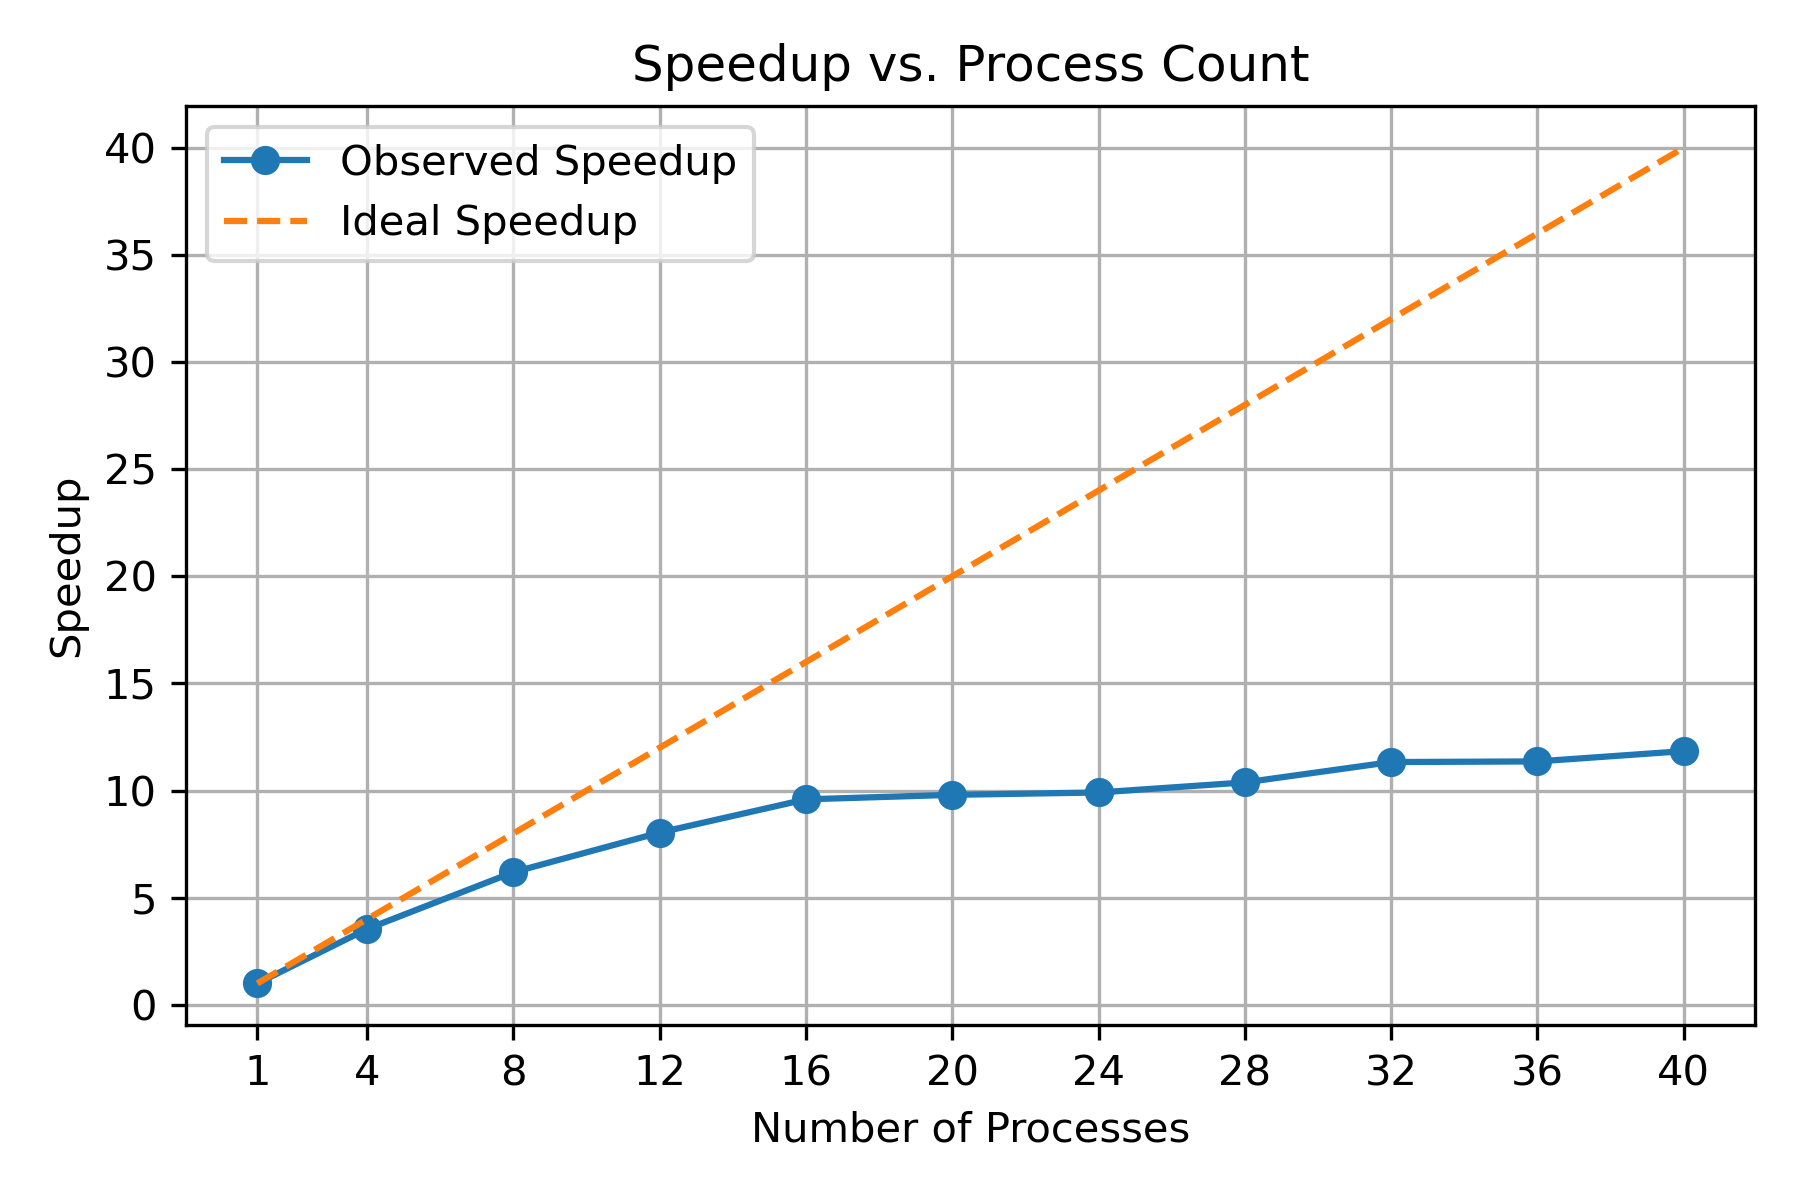

Here is the Python script that generated this plot:
import matplotlib.pyplot as plt

# Process counts and measured speedups
processes = [1, 4, 8, 12, 16, 20, 24, 28, 32, 36, 40]
speedup =   [1.00, 3.54, 6.19, 8.04, 9.59, 9.80, 9.91, 10.38, 11.33, 11.36, 11.84]
ideal =     processes  # Ideal linear speedup

plt.figure(figsize=(6, 4))
plt.plot(processes, speedup, marker='o', label='Observed Speedup')
plt.plot(processes, ideal, linestyle='--', label='Ideal Speedup')

plt.title('Speedup vs. Process Count')
plt.xlabel('Number of Processes')
plt.ylabel('Speedup')
plt.xticks(processes)
plt.grid(True)
plt.legend()
plt.tight_layout()
plt.savefig("speedup_plot.png", dpi=300)
plt.show()
